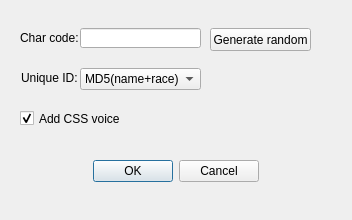
<?xml version="1.0" encoding="UTF-8"?>
<ui version="4.0">
 <class>X2mConvDialog</class>
 <widget class="QDialog" name="X2mConvDialog">
  <property name="geometry">
   <rect>
    <x>0</x>
    <y>0</y>
    <width>352</width>
    <height>220</height>
   </rect>
  </property>
  <property name="windowTitle">
   <string>Convert to X2M</string>
  </property>
  <widget class="QLabel" name="label">
   <property name="geometry">
    <rect>
     <x>20</x>
     <y>30</y>
     <width>61</width>
     <height>16</height>
    </rect>
   </property>
   <property name="text">
    <string>Char code:</string>
   </property>
  </widget>
  <widget class="QLineEdit" name="codeEdit">
   <property name="geometry">
    <rect>
     <x>80</x>
     <y>28</y>
     <width>121</width>
     <height>20</height>
    </rect>
   </property>
  </widget>
  <widget class="QDialogButtonBox" name="buttonBox">
   <property name="geometry">
    <rect>
     <x>0</x>
     <y>160</y>
     <width>351</width>
     <height>23</height>
    </rect>
   </property>
   <property name="standardButtons">
    <set>QDialogButtonBox::Cancel|QDialogButtonBox::Ok</set>
   </property>
   <property name="centerButtons">
    <bool>true</bool>
   </property>
  </widget>
  <widget class="QPushButton" name="codeButton">
   <property name="geometry">
    <rect>
     <x>210</x>
     <y>28</y>
     <width>101</width>
     <height>23</height>
    </rect>
   </property>
   <property name="text">
    <string>Generate random</string>
   </property>
  </widget>
  <widget class="QLabel" name="label_2">
   <property name="geometry">
    <rect>
     <x>21</x>
     <y>70</y>
     <width>61</width>
     <height>16</height>
    </rect>
   </property>
   <property name="text">
    <string>Unique ID:</string>
   </property>
  </widget>
  <widget class="QComboBox" name="guidComboBox">
   <property name="geometry">
    <rect>
     <x>80</x>
     <y>68</y>
     <width>121</width>
     <height>22</height>
    </rect>
   </property>
   <item>
    <property name="text">
     <string>MD5(name+race)</string>
    </property>
   </item>
   <item>
    <property name="text">
     <string>MD5(name)</string>
    </property>
   </item>
   <item>
    <property name="text">
     <string>Random</string>
    </property>
   </item>
  </widget>
  <widget class="QCheckBox" name="voiceCheck">
   <property name="geometry">
    <rect>
     <x>20</x>
     <y>110</y>
     <width>131</width>
     <height>17</height>
    </rect>
   </property>
   <property name="text">
    <string>Add CSS voice</string>
   </property>
   <property name="checked">
    <bool>true</bool>
   </property>
  </widget>
 </widget>
 <resources/>
 <connections/>
</ui>
